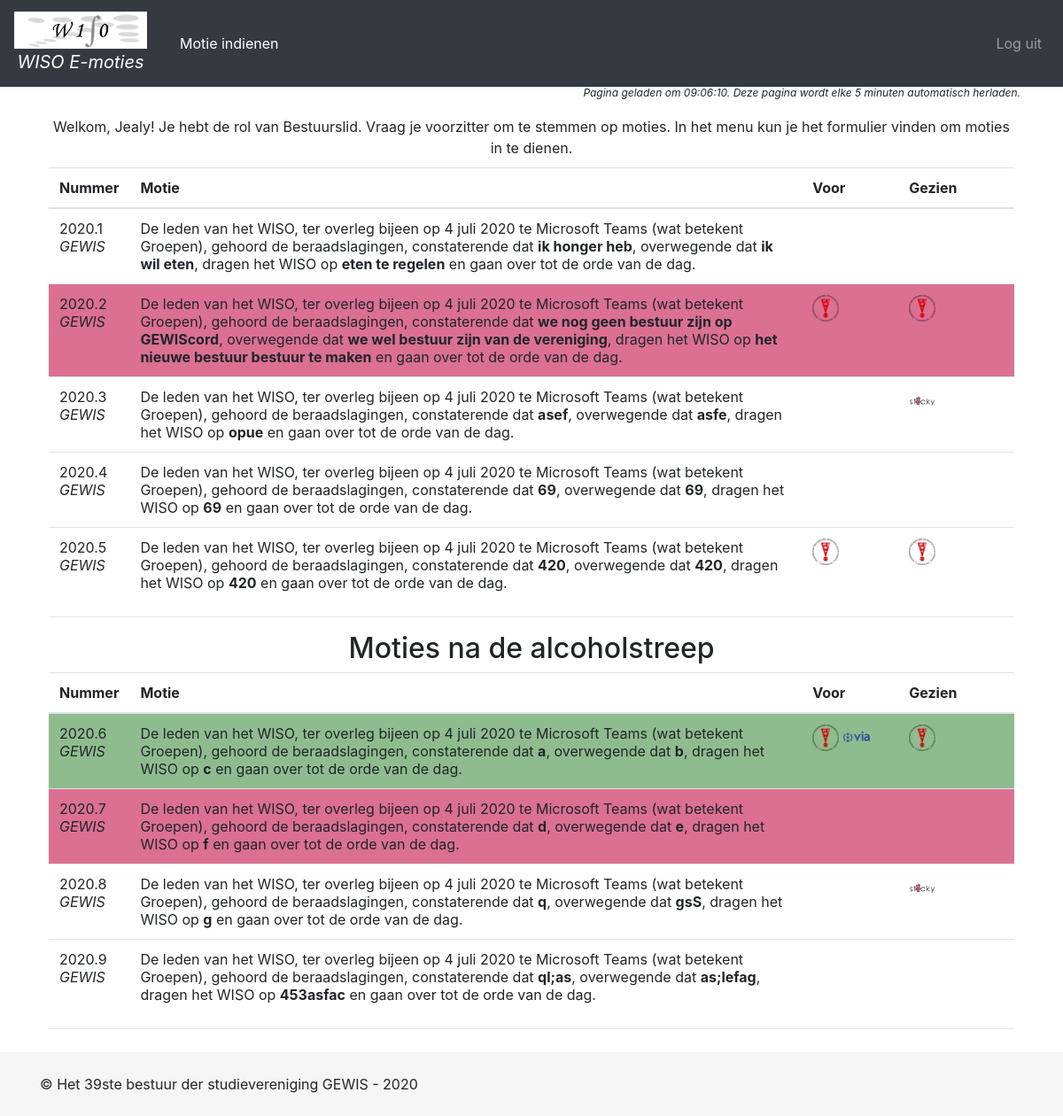
/ (signed in), run on the app's committed database.
### app/models.py (models this page shows)
class User(db.Model, UserMixin):
    id = db.Column(db.Integer(), primary_key=True)
    username = db.Column(db.String(64), index=True, unique=True)
    password = db.Column(db.String(128))
    active = db.Column(db.Boolean(), default=True)
    email = db.Column(db.String(128), unique=True)
    roles = db.relationship('Role', secondary='user_roles')
    association = db.Column(db.String(32))

class Resolution(db.Model):
    id = db.Column(db.Integer(), primary_key=True)
    observation = db.Column(db.String(512), nullable=False)
    consideration = db.Column(db.String(512), nullable=False)
    decision = db.Column(db.String(512), nullable=False)
    user_id = db.Column(db.Integer(), db.ForeignKey('user.id'))
    timestamp = db.Column(db.DateTime())
    passed = db.Column(db.Boolean())
    alcohol = db.Column(db.Boolean())
    votes = db.relationship('Vote', backref='resolution', lazy='dynamic')
    seen_by = db.relationship('Seen', backref='resolution', lazy='dynamic')
    association = column_property(select([User.association]).where(User.id == user_id))
    def vote_list(self):
        return list(map(vote_to_association, self.votes))
    def seen_list(self):
        return list(map(vote_to_association, self.seen_by))

class Vote(db.Model):
    resolution_id = db.Column(db.Integer(), db.ForeignKey('resolution.id'), primary_key=True)
    association = db.Column(db.String(32), primary_key=True)
    timestamp = db.Column(db.DateTime())

class Seen(db.Model):
    resolution_id = db.Column(db.Integer(), db.ForeignKey('resolution.id'), primary_key=True)
    association = db.Column(db.String(32), primary_key=True)
    timestamp = db.Column(db.DateTime())

### app/routes.py (the view)
@app.route('/')
def index():
    if not current_user.is_authenticated or current_user.is_anonymous:
        return render_template('index.html')
    return render_template('resolutions.html', Resolution=Resolution, Vote=Vote, Seen=Seen, time=datetime.now())

### app/models.py (called while the page is built)
def vote_to_association(vote):
    return vote.association

### app/templates/resolutions.html (shortened to what this page needs)
{% extends "base.html" %}
{% block content %}
    <div class="loaded"><i><sup>Pagina geladen om {{ time.strftime("%H:%M:%S") }}. Deze pagina wordt elke 5 minuten automatisch herladen.</sup></i></div>
    <div class="motielijst">
        <p class="text">
        Welkom, {{ current_user.username }}! Je hebt de rol van {% if current_user.has_roles('Voorzitter') %}Stemgerechtigde. Je kan hieronder stemmen op moties. In het menu kun je het formulier vinden om moties in te dienen.
        {% elif current_user.has_roles('Bestuurslid') %}Bestuurslid. Vraag je voorzitter om te stemmen op moties. In het menu kun je het formulier vinden om moties in te dienen.
        {% else %}Kandi. Je kan alleen moties bekijken! Gelukkig voor jou is het WISO online, dus hoef je geen moties rond te delen. Dat is boffen!{% endif %}
        </p>
        {% set count = [1] %}
        {% for i in [false, true] %}
        {% if i == true %}
            <h2>Moties na de alcoholstreep</h2>
        {% endif %}
        <table class="table">
            <thead>
                <tr>
                    <th>Nummer</th>
                    <th>Motie</th>
                    <th>Voor</th>
                    <th>Gezien</th>
                </tr>
            </thead>
            {% for r in Resolution.query.filter(Resolution.alcohol == i).all() %}
                {% with votes = r.vote_list() %}
                {% with seen = r.seen_list() %}
                {% if r.passed == true %}
                <tr class="row-backgroundcolor-green">
                {% elif r.passed == false %}
                <tr class="row-backgroundcolor-red">
                {% else %}
                <tr>
                {% endif %}
                <td>
                    2020.{{ count[0] }}
                {% if count.append(count.pop() + 1) %}{% endif %}<br>
                    <i>{{ r.association }}</i>
                </td>
                <td>
                    De leden van het WISO, ter overleg bijeen op 4 juli 2020 te Microsoft Teams (wat betekent Groepen), gehoord de beraadslagingen, constaterende dat <b>{{ r.observation }}</b>, overwegende dat <b>{{ r.consideration }}</b>, dragen het WISO op <b>{{ r.decision }}</b> en gaan over tot de orde van de dag.
                </td>
                <td width="10%">
                    {% for vote in votes %}
                        <img src="{{ url_for('.static', filename='logos/' + vote + '.png') }}" width="30px" alt="{{ vote }}">
                    {% endfor %}
                </td>
                <td width="12%">
                    {% for seen in seen %}
                        <img src="{{ url_for('.static', filename='logos/' + seen + '.png') }}" width="30px" alt="{{ vote }}">
                    {% endfor %}
                </td>
            </tr>
                {% endwith %}
                {% endwith %}
            {% endfor %}
        </table>
        <hr>
        {% endfor %}
    </div>
{% endblock %}

### app/static/css/styles.css (style rules this page uses)
table.table { padding: 10px; }
.text { margin-top: 10px; margin-bottom: 10px; }
div.motielijst { margin: 10px; text-align: center; overflow-x: auto; }
tr.row-backgroundcolor-green { background-color: darkseagreen; }
tr.row-backgroundcolor-red { background-color: palevioletred; }
.loaded { text-align: right; margin: 3px; }

### data on the page
User: username "Jealy"
Resolution: count "1", association "GEWIS", observation "ik honger heb", consideration "ik wil eten", decision "eten te regelen"
Resolution: user "2", association "GEWIS", observation "we nog geen bestuur zijn op GEWIScord", consideration "we wel bestuur zijn van de vereniging", decision "het nieuwe bestuur bestuur te maken"
Vote: association (picture)
Seen: association (picture)
Resolution: count "3", association "GEWIS", observation "asef", consideration "asfe", decision "opue"
Seen: association (picture)
Resolution: count "4", association "GEWIS", observation "69", consideration "69", decision "69"
Resolution: user "5", association "GEWIS", observation "420", consideration "420", decision "420"
Vote: association (picture)
Seen: association (picture)
Resolution: count "6", association "GEWIS", observation "a", consideration "b", decision "c"
Vote: association (picture)
Vote: shows a picture
Seen: association (picture)
Resolution: count "7", association "GEWIS", observation "d", consideration "e", decision "f"
Resolution: count "8", association "GEWIS", observation "q", consideration "gsS", decision "g"
Seen: association (picture)
Resolution: count "9", association "GEWIS", observation "ql;as", consideration "as;lefag", decision "453asfac"
